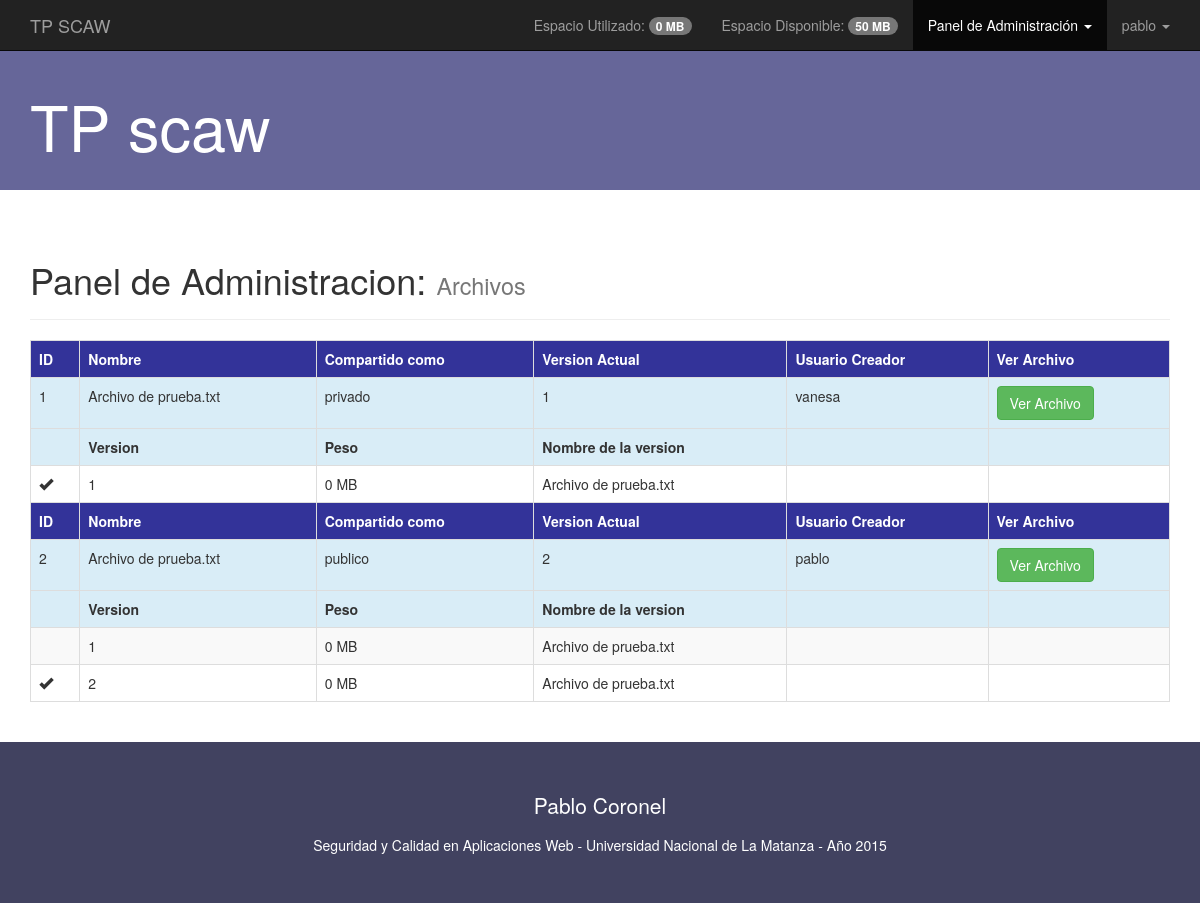
The page /php/administracionArchivos.php (signed in) on the database its author committed.
### tables this page shows
CREATE TABLE IF NOT EXISTS `archivo` (
  `idArchivo` int(10) NOT NULL,
  `nombreArchivo` varchar(100) NOT NULL,
  `tipoCompartido` varchar(50) NOT NULL,
  `versionActual` int(10) NOT NULL,
  `fkUsuarioCreador` int(10) NOT NULL,
  `codigoArchivo` varchar(50) NOT NULL
);

CREATE TABLE IF NOT EXISTS `usuario` (
  `idUsuario` int(10) NOT NULL,
  `nivel` varchar(50) NOT NULL,
  `usuario` varchar(50) NOT NULL,
  `clave` varchar(100) NOT NULL,
  `espacioAsignado` int(50) NOT NULL COMMENT '1 MB=1048576 B (10 MB por defecto)',
  `estadoRegistro` int(10) NOT NULL COMMENT '0:NO hablilitado / 1:Habilitado / 2:Eliminado'
);

CREATE TABLE IF NOT EXISTS `archivo_version` (
  `idArchivoVersion` int(10) NOT NULL,
  `fkArchivo` int(10) NOT NULL,
  `version` int(10) NOT NULL,
  `ruta` varchar(200) NOT NULL,
  `peso` int(50) NOT NULL
);

### php/administracionArchivos.php (the view, shortened to what this page needs)
<?php
	include_once 'conexionDB.php';
	$sqlArchivos= "SELECT * FROM archivo";
	$resArchivos= mysqli_query($conexion,$sqlArchivos);
	$sqlPesoUsado= "SELECT SUM(peso) as peso, fkUsuarioCreador FROM archivo_version as av INNER JOIN archivo as ar
				ON av.fkArchivo = ar.idArchivo
				WHERE ar.fkUsuarioCreador = ".$_SESSION['loginId'];
	$resPesoUsado= mysqli_query($conexion,$sqlPesoUsado);
	$filaPesoUsado= mysqli_fetch_assoc($resPesoUsado);
	$pesoUsado= $filaPesoUsado['peso'];
	$sqlEspacioAsignado= "SELECT espacioAsignado FROM usuario
		WHERE idUsuario = ".$_SESSION['loginId'];
	$resEspacioAsignado= mysqli_query($conexion,$sqlEspacioAsignado);
	$filaEspacioAsignado= mysqli_fetch_assoc($resEspacioAsignado);
	$espacioAsignado= $filaEspacioAsignado['espacioAsignado'];
	$espacioDisponible= $espacioAsignado - $pesoUsado;
?>
<!DOCTYPE html>
<html lang="es">
	<head>
		<link rel="stylesheet" href="../css/bootstrap.min.css">
		<link rel="stylesheet" href="../css/layout.css">
		<link rel="stylesheet" href="../css/administracionArchivos.css">
	</head>
	<body>
		<header>
			<nav class="navbar navbar-inverse navbar-static-top" role="navigation">
				<div class="container">
					<div class="navbar-header">
						<a href="../index.php" class="navbar-brand">TP SCAW</a>
					</div>
					<div class="collapse navbar-collapse" id="navegacionProyectoFinal">
						<ul class="nav navbar-nav navbar-right">
							<li>
								<a href="#">
									Espacio Utilizado:
									<span class="badge">
										<?php
											echo(round(($pesoUsado / 1024 / 1024),2).' MB<br>');
										?>
									</span>
								</a>
							</li>
							<li>
								<a href="#">
									Espacio Disponible:
									<span class="badge">
										<?php
											echo(round(($espacioDisponible / 1024 / 1024),2).' MB<br>');
										?>
									</span>
								</a>
							</li>
							<?php
								if (isset($_SESSION['loginNivel'])  && ($_SESSION['loginNivel'] == 'administrador')) {
							?>
								<li class="dropdown active">
									<a href="#" class="dropdown-toggle" data-toggle="dropdown" role="button">
										Panel de Administración <span class="caret"></span>
									</a>
								</li>
							<?php
								}
							?>
							<li class="dropdown">
								<a href="#" class="dropdown-toggle" data-toggle="dropdown" role="button">
									<?php echo($_SESSION['loginUsuario']); ?> <span class="caret"></span>
								</a>
							</li>
						</ul>
					</div>
				</div>
			</nav>
		</header>
		<section class="jumbotron" id="jumbotronPrincipal">
			<div class="container">
				<h1>TP scaw</h1>
			</div>
		</section>
		<section class="main container" id="contenidoPrincipal">
			<div class="page-header">
				<h1>Panel de Administracion: <small>Archivos</small></h1>
			</div>
			<div class="table-responsive">
				<table class="table table-striped table-bordered table-hover">
			<?php
				while ($filaArchivos= mysqli_fetch_assoc($resArchivos)) {
					$sqlVersionArchivo= "SELECT * FROM archivo_version WHERE fkArchivo = ".$filaArchivos['idArchivo'];
					$resVersionArchivo= mysqli_query($conexion,$sqlVersionArchivo);
					$sqlUsuarioCreador= "SELECT usuario FROM usuario WHERE idUsuario = ".$filaArchivos['fkUsuarioCreador'];
					$resUsuarioCreador= mysqli_query($conexion,$sqlUsuarioCreador);
					$filaUsuarioCreador= mysqli_fetch_assoc($resUsuarioCreador);
			?>
				<form action="" method="post">
					<tr id="cabeceraTabla">
						<th>ID</th>
						<th>Nombre</th>
						<th>Compartido como</th>
						<th>Version Actual</th>
						<th>Usuario Creador</th>
						<th>Ver Archivo</th>
					</tr>
					<tr class="info">
						<td><?php echo($filaArchivos['idArchivo']); ?></td>
						<td><?php echo($filaArchivos['nombreArchivo']); ?></td>
						<td><?php echo($filaArchivos['tipoCompartido']); ?></td>
						<td><?php echo($filaArchivos['versionActual']); ?></td>
						<td><?php echo($filaUsuarioCreador['usuario']); ?></td>
						<td><a href="archivoVer.php?cod=<?php echo($filaArchivos['codigoArchivo']); ?>" class="btn btn-success"/>Ver Archivo</a></td>
					</tr>
						<tr class="info">
							<th></th>
							<th>Version</th>
							<th>Peso</th>
							<th>Nombre de la version</th>
							<th></th>
							<th></th>
						</tr>
						<?php
							while ($filaVersionArchivo= mysqli_fetch_assoc($resVersionArchivo)) {
								$iconoVersionActual='';
								if ($filaArchivos['versionActual'] == $filaVersionArchivo['version']) {
									$iconoVersionActual='glyphicon glyphicon-ok';
								}else{
									$iconoVersionActual='';
								}
						?>
							<tr>
								<td><span class="<?php echo($iconoVersionActual); ?>"></span></td>
								<td><?php echo($filaVersionArchivo['version']); ?></td>
								<td><?php echo(round($filaVersionArchivo['peso'] /1024/1024, '3').' MB'); ?></td>
								<td><?php echo(basename($filaVersionArchivo['ruta'])); ?></td>
								<td></td>
								<td></td>
							</tr>
						<?php
							}
						?>
				</form>
			<?php
				}
			?>
				</table>
			</div>
		</section>
		<footer class="jumbotron" id="jumbotronFooter">
			<div class="container">
				<div class="row">
					<div class="col-xs-4 col-xs-offset-4 text-center">
						<p>Pablo Coronel</p>
					</div>
				</div>
				<div class="row">
					<div class="col-xs-8 col-xs-offset-2 text-center">
						Seguridad y Calidad en Aplicaciones Web - Universidad Nacional de La Matanza - Año 2015
					</div>
				</div>
			</div>
		</footer>
	</body>
</html>

### css/layout.css (style rules this page uses)
.navbar { margin-bottom: 0px; }
#jumbotronPrincipal { background-color: #666699; color: #FFF; padding: 20px 0; }
#jumbotronFooter { margin-top: 20px; margin-bottom: 0px; color: white; background-color: #414260; }

### css/administracionArchivos.css (style rules this page uses)
#contenidoPrincipal { min-height: 400px; }
#cabeceraTabla { background-color: #333399; color: white; }

### rows shown on the page
archivo: idArchivo "1", nombreArchivo "Archivo de prueba.txt", tipoCompartido "privado", versionActual "1", fkUsuarioCreador.usuario "vanesa"
archivo_version: version "1", $filaVersionArchivo['peso']/1024/1024 "0", ruta "Archivo de prueba.txt"
archivo: idArchivo "2", nombreArchivo "Archivo de prueba.txt", tipoCompartido "publico", versionActual "2", fkUsuarioCreador.usuario "pablo"
archivo_version: version "1", $filaVersionArchivo['peso']/1024/1024 "0", ruta "Archivo de prueba.txt"
archivo_version: version "2", $filaVersionArchivo['peso']/1024/1024 "0", ruta "Archivo de prueba.txt"

### other values the page prints
$pesoUsado / 1024 / 1024 "0"
$espacioDisponible / 1024 / 1024 "50"
$_SESSION['loginUsuario'] "pablo"
